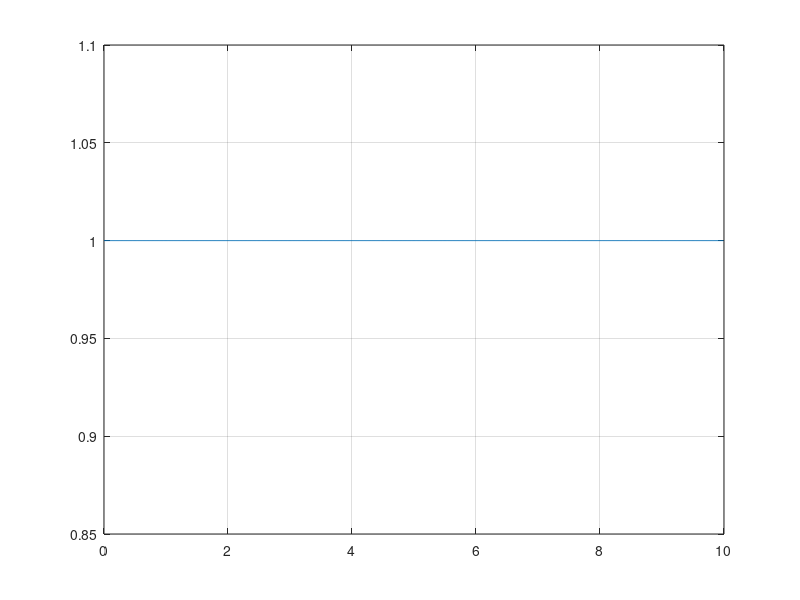
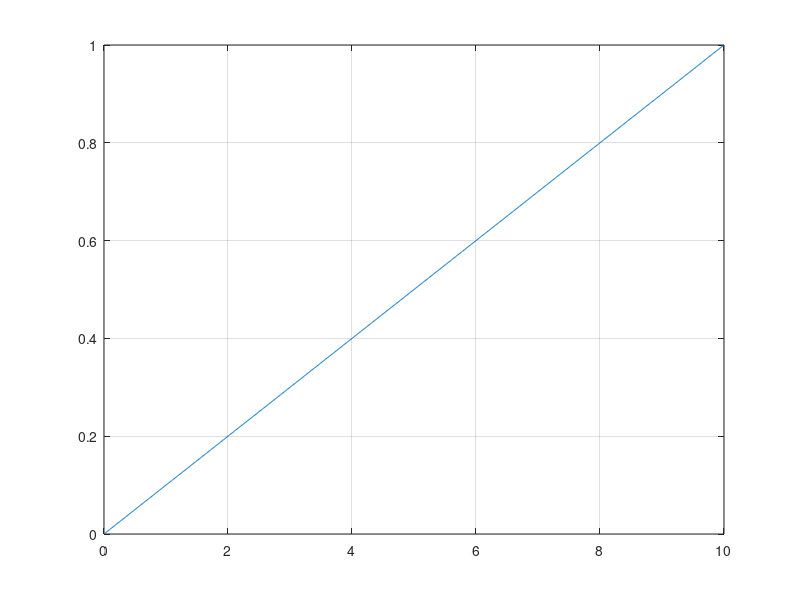
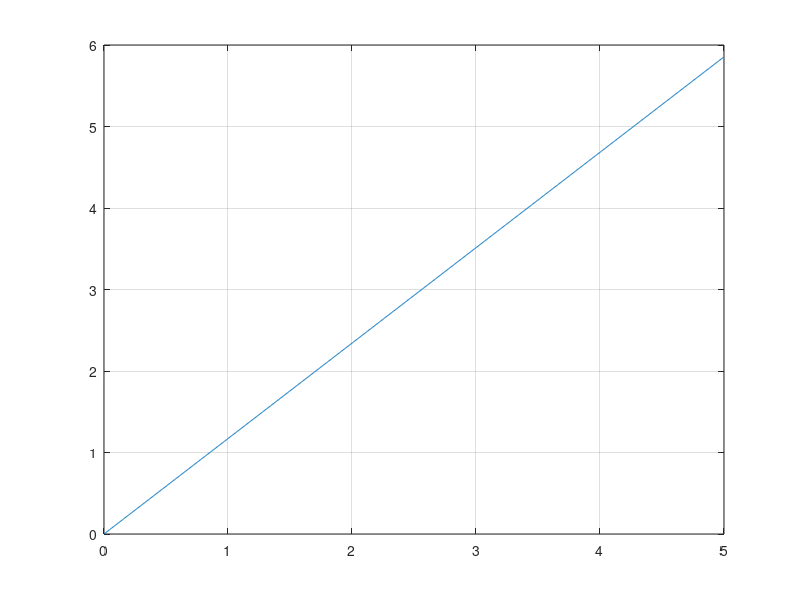
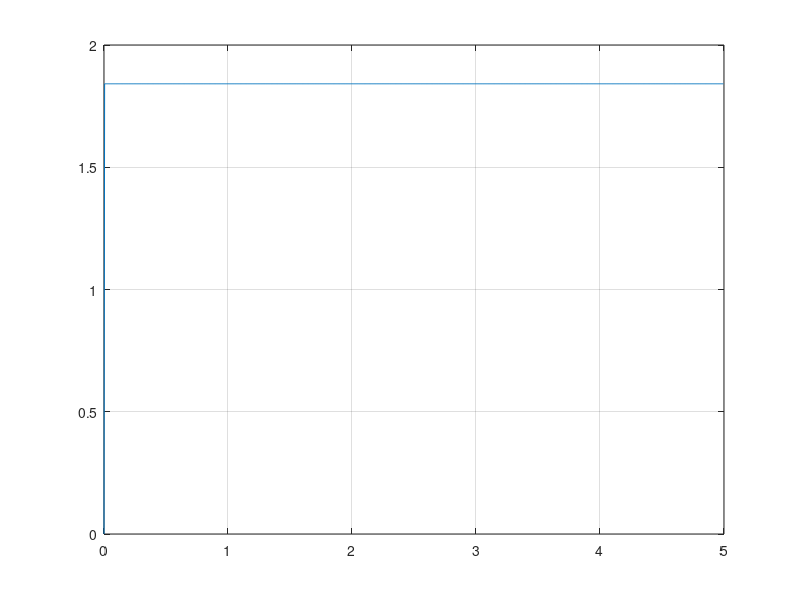

MATLAB code to generate these figures, in order:

beta = 0.1;
n = 1000;
m = 1000;
p = 0;
q = 5;
a = 0;
b = 10;
hx = (b-a)/n;
x = a:hx:(b-hx/2);
hxi = (q-p)/m;
xi = p:hxi:(q-hxi/2);
[X, XI] = meshgrid(x, xi);
f = exp(i*beta*x);

alpha = 1;
J = i*besselj(alpha,X).*XI;
F = J*f.'*hx

figure(1)
plot(x, abs(f));
grid on;
figure(2)
plot(x, arg(f));
grid on;
figure(3);
plot(xi, abs(F));
grid on;
figure(4);
plot(xi, arg(F));
grid on;
